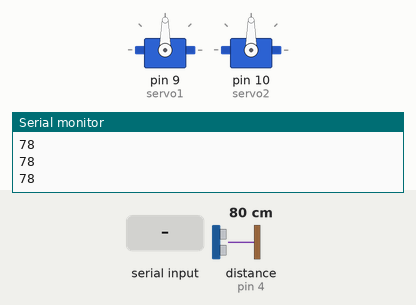
Recording of a sketch running on a simulated Arduino Uno, built with avr-gcc and run on an emulated ATmega328P. Parts: 2 × servo, the last lines printed to the serial monitor. Wiring (inferred from the names in the program): ultrasonic range finder: trigger pin 5; echo pin 4. The inputs (shaded band) are chosen by the test bench; at power-on: distance to the obstacle (sensor on pin 4) 80 cm. The echo pulse lasts 58.3 µs per cm.

Above: at 1.2 s.
1.3 s: "90,45\n" received over Serial
At 2.5 s:
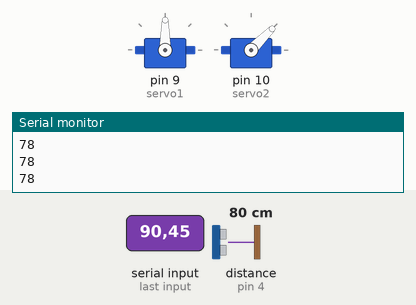
3.0 s: "30,150\n" received over Serial
At 4.2 s:
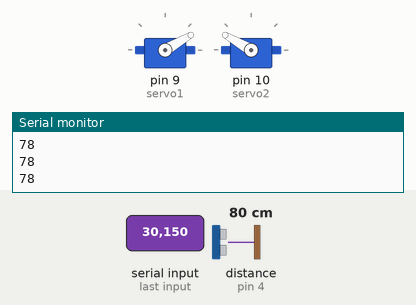
4.5 s: "5\n" received over Serial
At 4.8 s:
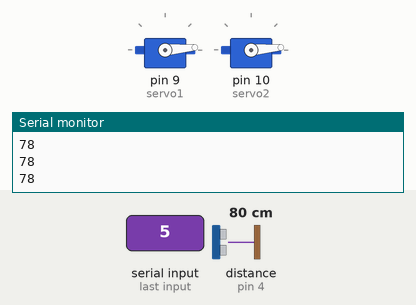
6.0 s: "200\n" received over Serial
At 6.6 s:
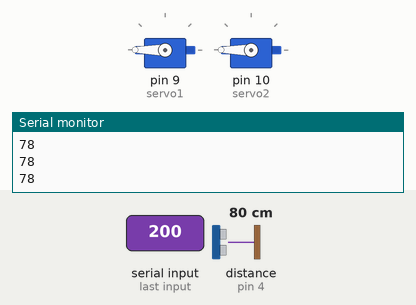
7.5 s: "1,90\n" received over Serial
At 8.3 s:
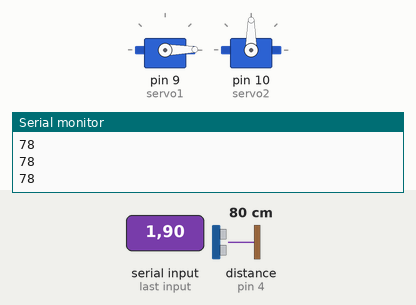
9.0 s: "90\n" received over Serial
At 10.0 s:
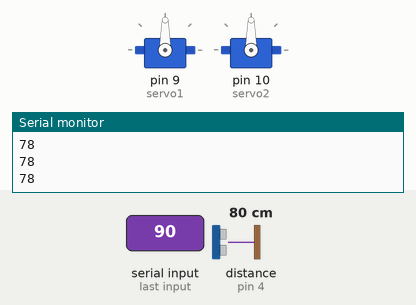
Timing chart, 0 to 11.5 s (numbered marks = the images above; inputs shaded):
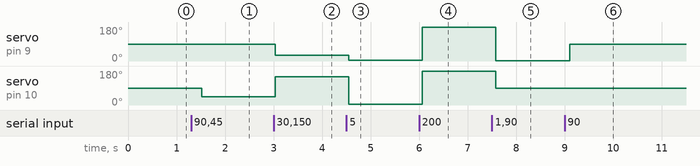

The sketch:

Gruajar.ino
```cpp
#include <Servo.h>

#define trigPin 5
#define echoPin 4


Servo servo1;
Servo servo2;


void setup(){
  Serial.begin(9600);
  pinMode(trigPin, OUTPUT);
  pinMode(echoPin, INPUT);
  servo1.attach(9);
  servo2.attach(10);

}

void loop(){

  if (Serial.available() > 0) {
    String data = Serial.readStringUntil('\n');
    int pos1 = data.substring(0, data.indexOf(',')).toInt();
    data = data.substring(data.indexOf(',') + 1);
    int pos2 = data.substring(0, data.indexOf(',')).toInt();
    data = data.substring(data.indexOf(',') + 1);
    servo1.write(pos1);
    servo2.write(pos2);
  }
  digitalWrite(trigPin, LOW);
  delayMicroseconds(2);
  digitalWrite(trigPin, HIGH);
  delayMicroseconds(10);
  digitalWrite(trigPin, LOW);

  long duration = pulseIn(echoPin, HIGH);
  long distance = (duration * 0.034)/2;

  Serial.println(distance);
  delay(500);


}
```

Measured:
- after the input at 1.3 s, servo on pin 10 (servo2): 90° → 45° after 0.22 s
- after the input at 3.0 s, servo on pin 9 (servo1): 90° → 30° at once; servo on pin 10 (servo2): 45° → 150° at once
- after the input at 4.5 s, servo on pin 9 (servo1): 30° → 5° after 0.05 s; servo on pin 10 (servo2): 150° → 5° after 0.05 s
- after the input at 6.0 s, servo on pin 9 (servo1), servo on pin 10 (servo2): 5° → 180° after 0.07 s
- after the input at 7.5 s, servo on pin 9 (servo1): 180° → 1° after 0.08 s; servo on pin 10 (servo2): 180° → 90° after 0.08 s
- after the input at 9.0 s, servo on pin 9 (servo1): 1° → 90° after 0.10 s
